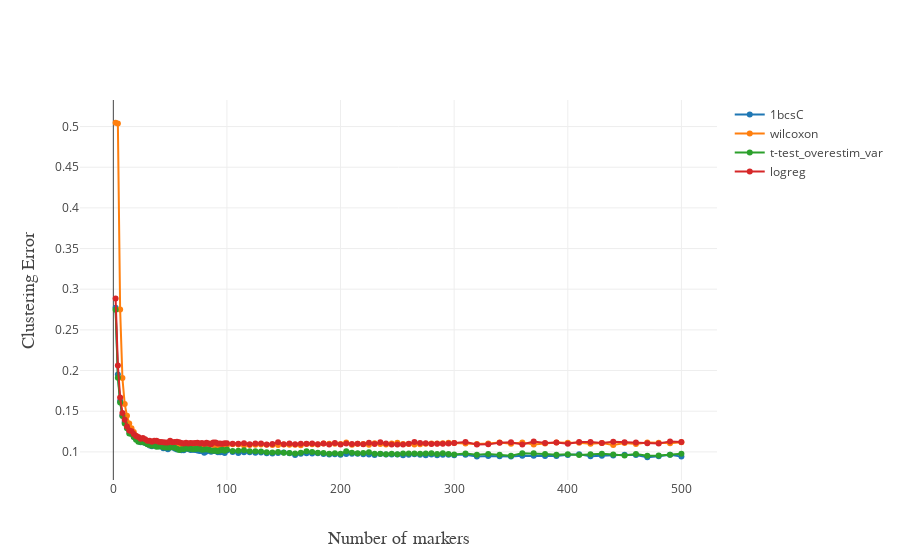

The notebook cell this image was saved under:
### Code cell
iplot(plotClustErrors(allQ=True,filterQ=False))
